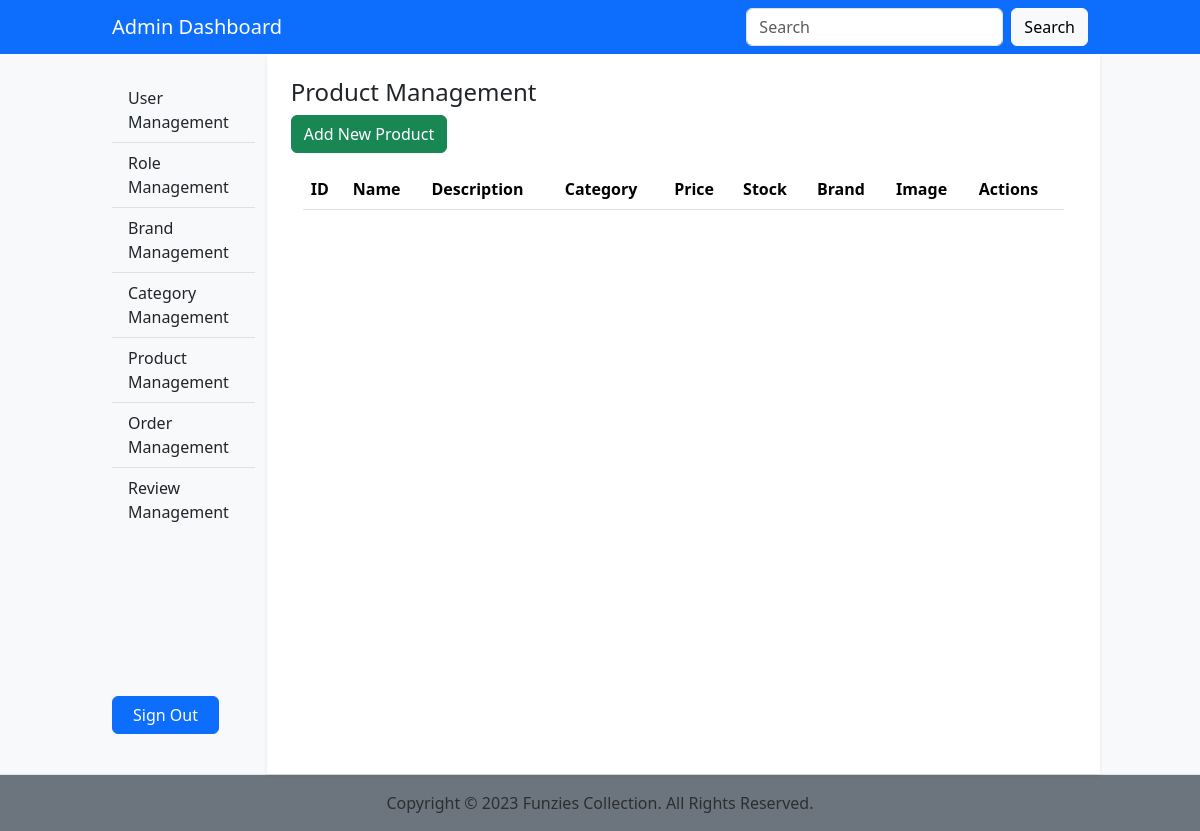
The page /admin/product-management.php on the database as committed earlier.
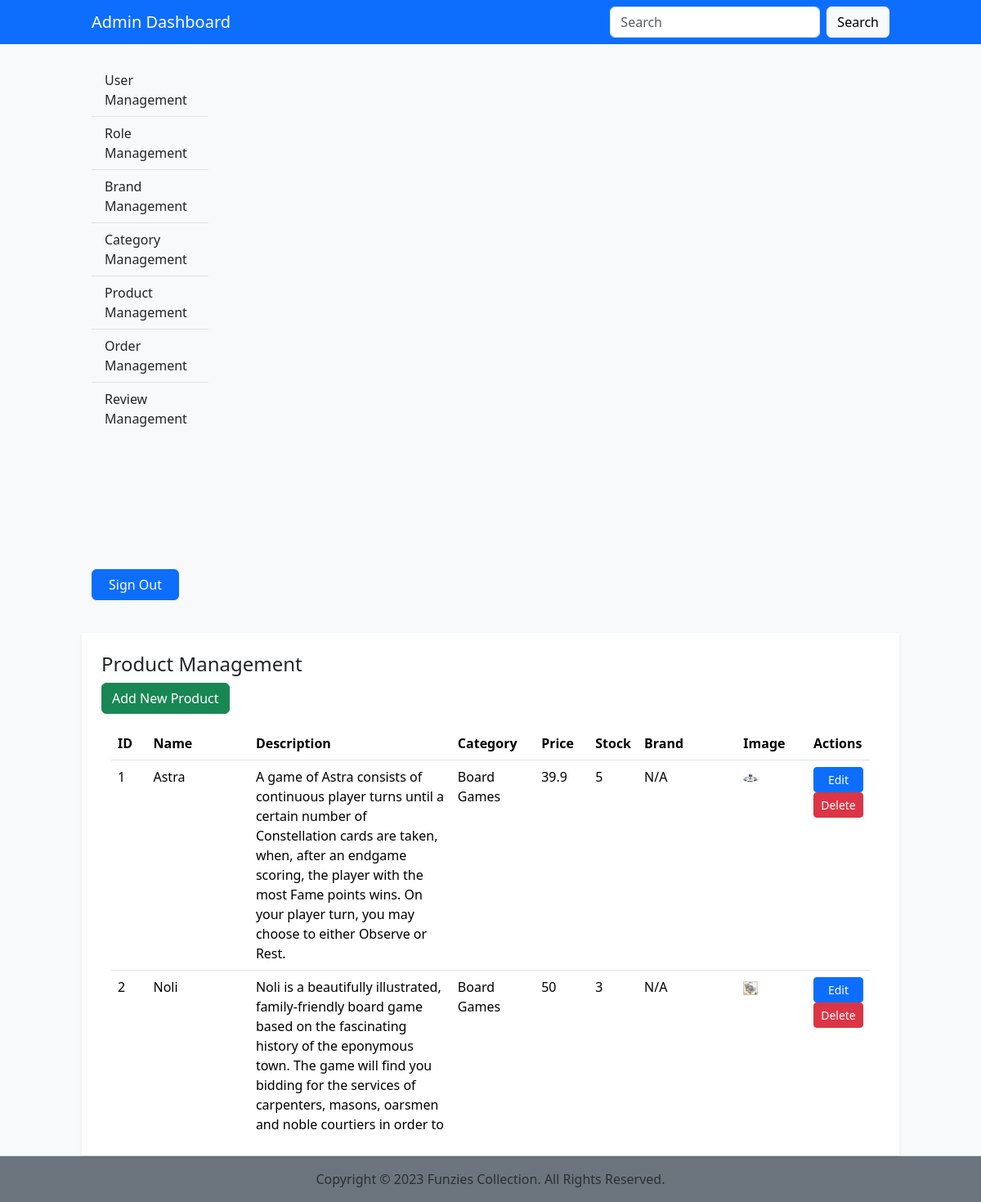
The same page on the database as committed later.
### tables this page shows
CREATE TABLE `product` (
  `ID` int(11) NOT NULL,
  `Name` varchar(300) NOT NULL,
  `Description` longtext DEFAULT NULL,
  `Category` int(11) NOT NULL,
  `Price` float NOT NULL,
  `Stock` int(11) NOT NULL,
  `Brand` int(11) NOT NULL,
  `Image` varchar(2000) DEFAULT NULL,
  `Deleted` tinyint(4) DEFAULT NULL
);

CREATE TABLE `category` (
  `ID` int(11) NOT NULL,
  `Name` varchar(200) NOT NULL,
  `Details` varchar(2000) NOT NULL,
  `Deleted` tinyint(1) NOT NULL
);

CREATE TABLE `brand` (
  `ID` int(11) NOT NULL,
  `Name` varchar(100) NOT NULL,
  `Details` varchar(2000) NOT NULL,
  `Image` varchar(2000) DEFAULT NULL,
  `Deleted` tinyint(1) NOT NULL
);

### dbfunctions.php (called while the page is built, shortened)
<?php
function GetProducts($con)
{
    $sql = "SELECT p.*, b.Name as 'brandName', c.Name as 'categoryName' FROM product p JOIN brand b on p.Brand = b.ID JOIN category c ON p.Category = c.ID WHERE p.Deleted = '0'";
    $stmt = mysqli_stmt_init($con);
    if(!mysqli_stmt_prepare($stmt, $sql)) {
        echo "Could not load Products";
        exit();
    }
    mysqli_stmt_execute($stmt);
    $result = mysqli_stmt_get_result($stmt);
    return $result;
}
?>

### admin/product-management.php (the view, shortened to what this page needs)
<?php
require '../functions.php';
require '../dbfunctions.php';
$products = GetProducts($con);
?>
<?php
require_once 'include/header.php';
require_once 'include/navbar.php';
?>
<div class="container-fluid col-10">
    <div class="row justify-content-between">
        <?php require_once 'include/sidebar.php';  ?>
        <div class="col p-4 shadow-sm bg-white">
            <h4>Product Management</h4>
            <button class="btn btn-success mb-3" type="button" data-bs-toggle="modal" data-bs-target="#productModal" onclick="clearModalProductFields();">Add New Product</button>
                                    <div class="container overflow-auto" style="height:500px;">
            <table class="table">
                <thead class="thead-dark">
                    <tr>
                        <th>ID</th>
                        <th>Name</th>
                        <th>Description</th>
                        <th>Category</th>
                        <th>Price</th>
                        <th>Stock</th>
                        <th>Brand</th>
                        <th>Image</th>
                        <th>Actions</th>
                    </tr>
                </thead>
                <tbody>
                        <?php foreach($products as $product):
                        ?>
                        <tr>
                            <td><?php echo $product["ID"]; ?></td>
                            <td><?php echo $product["Name"]; ?></td>
                            <td><?php echo $product["Description"]; ?></td>
                            <td><?php echo $product["categoryName"]; ?></td>
                            <td><?php echo $product["Price"]; ?></td>
                            <td><?php echo $product["Stock"]; ?></td>
                            <td><?php echo $product["brandName"]; ?></td>
                            <td><img class="w-25" src='<?php echo "../" . $product["Image"]; ?>' alt=""></td>
                            <td>
                            <form method="POST">
                                <button type="button" class="btn btn-primary btn-sm w-100" data-bs-toggle="modal" data-bs-target="#productModal"
                                    onclick='setModalProductFields("<?php echo $product["ID"]; ?>", "<?php echo $product["Name"]; ?>", "<?php echo $product["Description"]; ?>"
                                    , "<?php echo $product["Category"]; ?>", "<?php echo $product["Price"]; ?>"
                                    , "<?php echo $product["Stock"]; ?>", "<?php echo $product["Brand"]; ?>")'>Edit</button>
                                <button type="submit" class="btn btn-danger btn-sm w-100">Delete</button>
                            </form>
                            </td>
                        </tr>
                        <?php endforeach ?>
                    </tbody>
            </table>
                        </div>
        </div>
    </div>
</div>
<?php require_once 'include/footer.php';  ?>

Rows that differ between the two databases and show on the page:
added product: ID "1", Name "Astra", Description "A game of Astra consists of continuous player turns until a certain number of Constellation cards are taken, when, after an endgame scoring, the player with the most Fame points wins. On your player turn, you may choose to either Observe or Rest.", Category.Name "Board Games", Price "39.9", Stock "5", Brand.Name "N/A", Image (picture)
added product: ID "2", Name "Noli", Description "Noli is a beautifully illustrated, family-friendly board game based on the fascinating history of the eponymous town. The game will find you bidding for the services of carpenters, masons, oarsmen and noble courtiers in order to…", Category.Name "Board Games", Price "50", Stock "3", Brand.Name "N/A", Image (picture)
